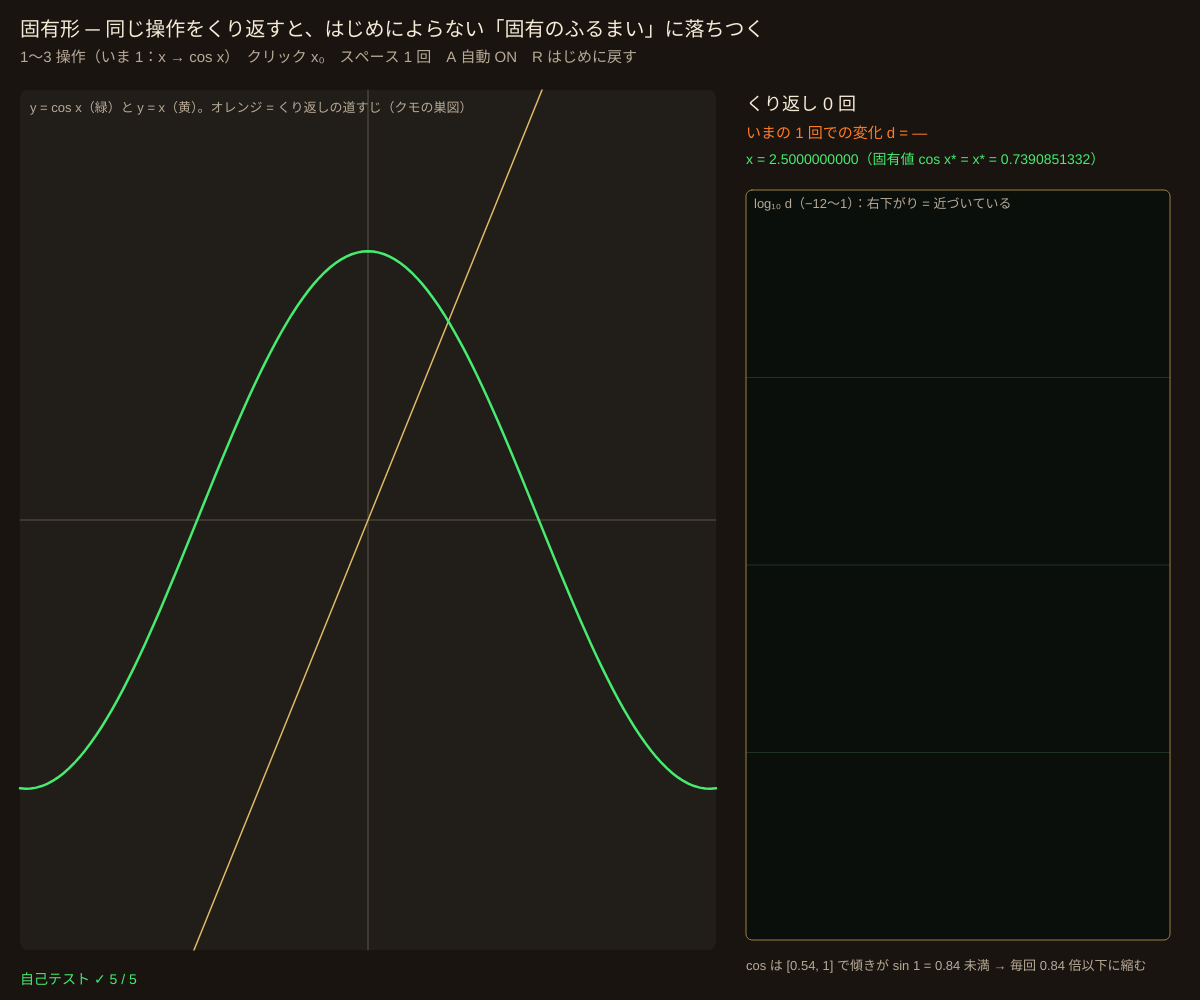
Frame 1 (no input)
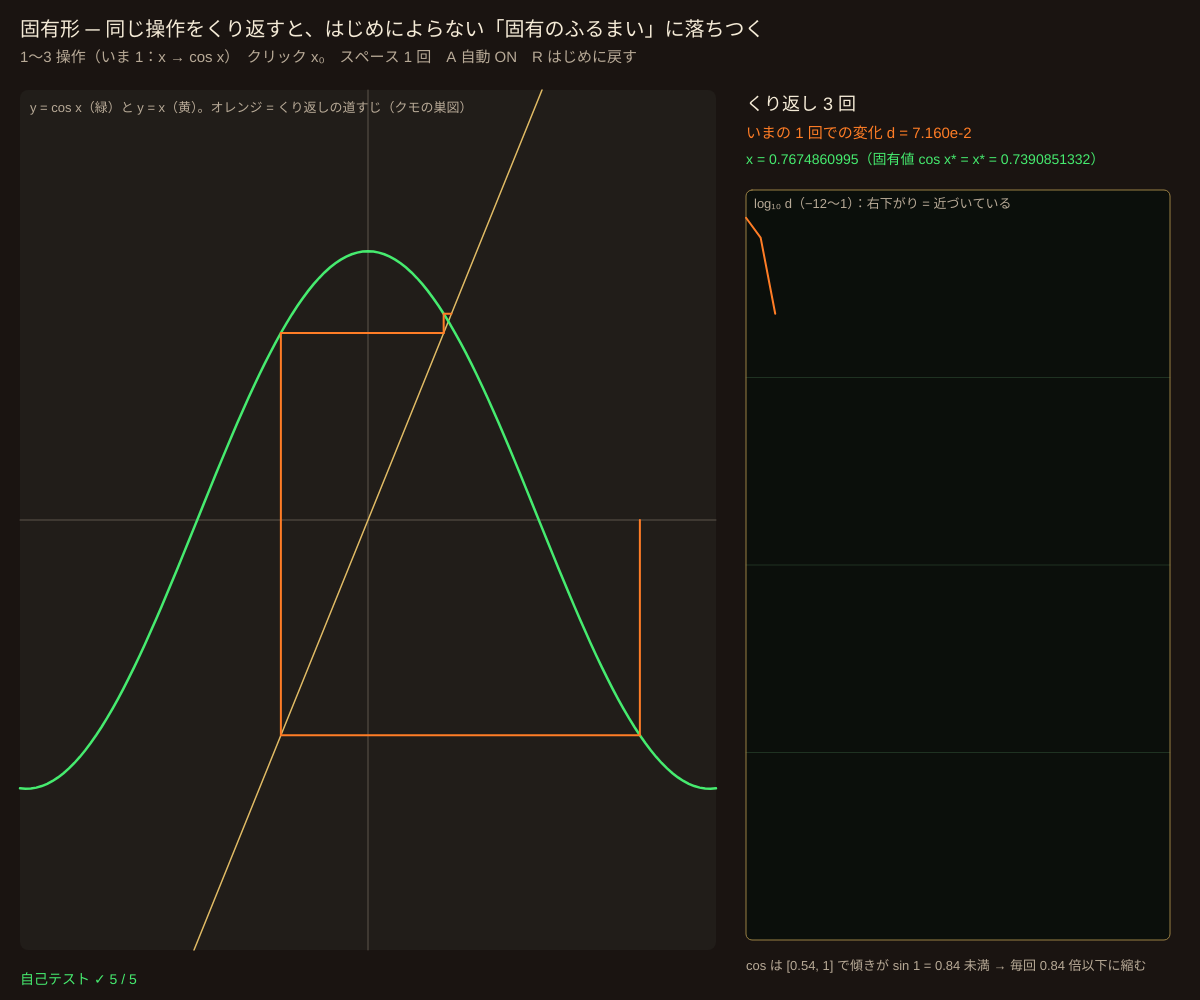
Frame 60 (no input)
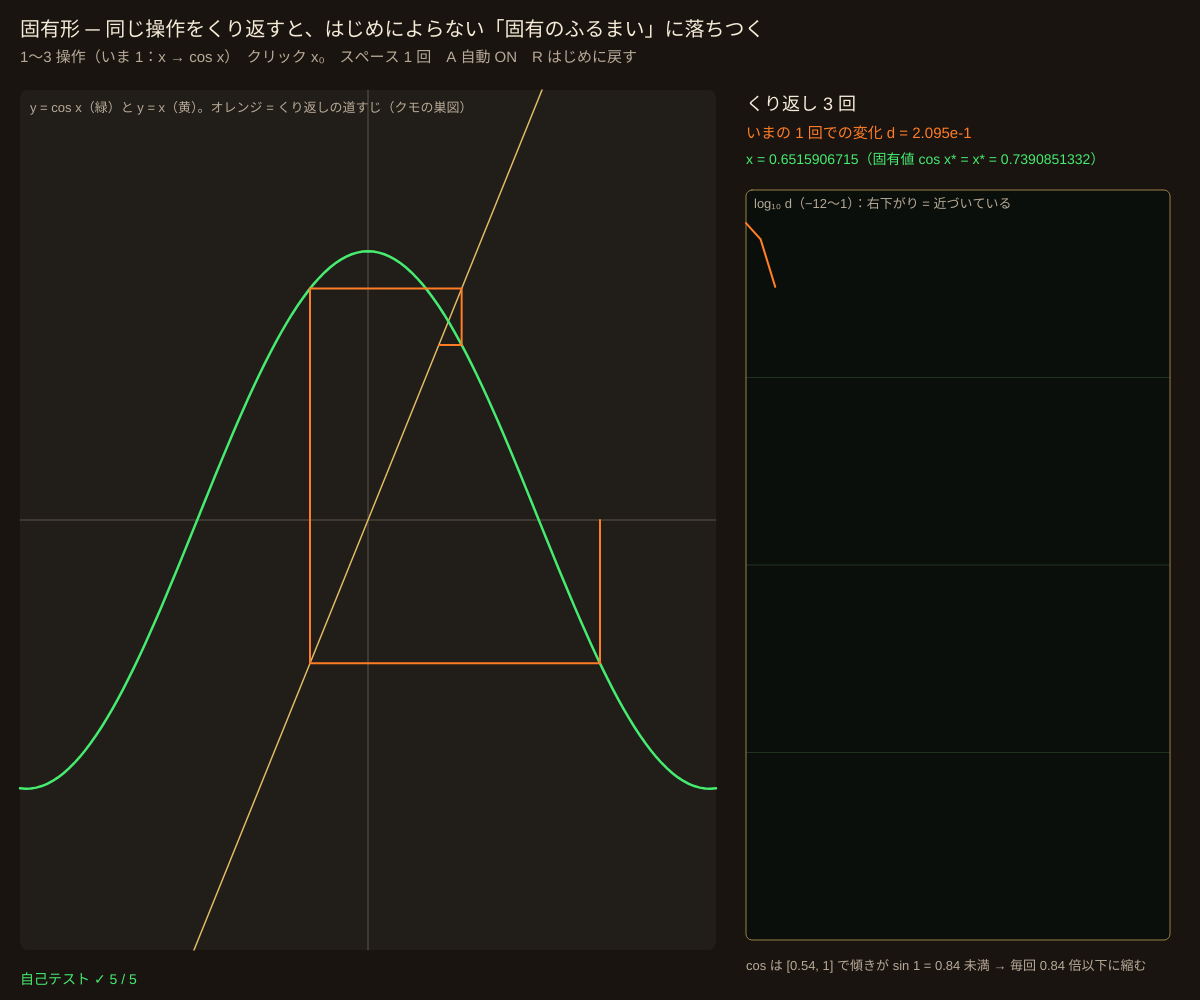
Frame 120 (the mouse pressed at the canvas centre since frame 60)

The p5.js sketch that drew these frames (run headless with seeded random() and noise() and a simulated clock; from frame 60 on, the mouse is pressed at the canvas centre):

// p5.js sketch
// ── sketch.js
// ============================================
// 13 固有形（フォン・フェルスター）
// 同じ操作を、その結果にまたくり返す：x → Op(x) → Op(Op(x)) → … すると、はじめの形によらず決まった「固有のふるまい」に落ちつく
// 1：数 x → cos x（電卓で cos を押し続ける。答えは 0.739085…） 2：形 → となりと平均して大きさをそろえる（だ円になる）
// 3：形 → 半分に縮めた 3 つのコピー（シェルピンスキーの三角形になる）
// 1〜3 = 操作 / ドラッグ = はじめの形を描く（1 ではクリックで x₀） / スペース = 1 回 / A = 自動 / R = はじめに戻す
// ============================================

const NP = 64;            // 形の点の数
let modeSel = 1, x0 = 2.5, xs = [], shape0, cur, dists = [], iter = 0, autoRun = true, drawing = null, gfx, ifsPts;

function setup() {
  createCanvas(windowWidth, windowHeight);
  colorMode(HSB, 360, 100, 100, 100);
  selfTest();
  shape0 = defaultShape();
  restart();
}
function defaultShape() { let s = []; for (let i = 0; i < NP; i++) { let a = (i / NP) * TWO_PI, r = 1 + 0.45 * Math.sin(5 * a) + 0.25 * Math.cos(3 * a); s.push([r * Math.cos(a) + 0.3, 0.7 * r * Math.sin(a)]); } return s; }
function dropGfx() { if (gfx) gfx.remove(); gfx = null; }
function restart() { dropGfx(); iter = 0; dists = []; xs = [x0]; cur = shape0.map((p) => p.slice()); ifsPts = cur.map((p) => [(p[0] + 1.6) / 3.2, (p[1] + 1.6) / 3.2]); }

// ---- 操作 1：x → cos x
function opCos(x) { return Math.cos(x); }
// ---- 操作 2：となり 2 つずつと平均（重み 1:2:2 の 5 点平均）→ 重心を 0、大きさ（RMS 半径）を 1 に
function opSmooth(P) {
  let n = P.length, Q = [];
  for (let i = 0; i < n; i++) { let q = [0, 0]; for (let d = -2; d <= 2; d++) { let p = P[(i + d + n) % n]; q[0] += p[0] / 5; q[1] += p[1] / 5; } Q.push(q); }
  return normalizeShape(Q);
}
function normalizeShape(Q) {
  let cx = 0, cy = 0; for (let q of Q) { cx += q[0] / Q.length; cy += q[1] / Q.length; }
  let r = Math.sqrt(Q.reduce((a, q) => a + (q[0] - cx) ** 2 + (q[1] - cy) ** 2, 0) / Q.length) || 1;
  return Q.map((q) => [(q[0] - cx) / r, (q[1] - cy) / r]);
}
// ---- 操作 3：点の集まりを、半分に縮めて 3 か所へコピー（ハッチンソンの作用素）
const IFS = [[0, 0], [0.5, 0], [0.25, 0.433]];
function opIFS(P) { let out = []; for (let t of IFS) for (let p of P) out.push([p[0] / 2 + t[0], p[1] / 2 + t[1]]); return out; }
// ---- 距離
function rmsDist(P, Q) { let s = 0; for (let i = 0; i < P.length; i++) s += (P[i][0] - Q[i][0]) ** 2 + (P[i][1] - Q[i][1]) ** 2; return Math.sqrt(s / P.length); }
function hausdorff(P, Q) {
  let dir = (A, B) => { let m = 0; for (let a of A) { let best = 1e18; for (let b of B) { let d = (a[0] - b[0]) ** 2 + (a[1] - b[1]) ** 2; if (d < best) best = d; } if (best > m) m = best; } return Math.sqrt(m); };
  return Math.max(dir(P, Q), dir(Q, P));
}
function oneIter() {
  if (modeSel === 1) { let x = xs[xs.length - 1], y = opCos(x); dists.push(Math.abs(y - x)); xs.push(y); if (xs.length > 60) xs.shift(); }
  else if (modeSel === 2) { let n = opSmooth(cur); dists.push(rmsDist(n, cur)); cur = n; }
  else { if (iter >= 7) return; let n = opIFS(ifsPts); dists.push(n.length * ifsPts.length < 3e7 ? hausdorff(n, ifsPts) : NaN); ifsPts = n; dropGfx(); }
  iter++;
}

function draw() {
  background(24, 35, 10);
  if (autoRun && frameCount % (modeSel === 3 ? 40 : modeSel === 1 ? 20 : 2) === 0) oneIter();
  let names = ['', 'x → cos x', '形 → となりと平均 → 大きさをそろえる', '形 → 半分のコピー 3 つ'];
  say('固有形 ─ 同じ操作をくり返すと、はじめによらない「固有のふるまい」に落ちつく', 20, 36, 20);
  say('1〜3 操作（いま ' + modeSel + '：' + names[modeSel] + '）　' + (modeSel === 1 ? 'クリック x₀' : 'ドラッグ 形を描く') + '　スペース 1 回　A 自動 ' + (autoRun ? 'ON' : 'OFF') + '　R はじめに戻す', 20, 62, 15, C_SUB);
  let ax = 20, ay = 90, aw = width * 0.58, ah = height - 140;
  noStroke(); fill(28, 25, 13); rect(ax, ay, aw, ah, 8);
  if (modeSel === 1) drawCobweb(ax, ay, aw, ah);
  else if (modeSel === 2) {
    let sc = Math.min(aw, ah) / 5, cx = ax + aw / 2, cy = ay + ah / 2;
    noFill(); stroke(col(C_SUB, 40)); strokeWeight(1.5); beginShape(); for (let p of normalizeShape(shape0)) vertex(cx + p[0] * sc, cy + p[1] * sc); endShape(CLOSE);
    stroke(col(C_TUBE)); strokeWeight(3); beginShape(); for (let p of cur) vertex(cx + p[0] * sc, cy + p[1] * sc); endShape(CLOSE);
  } else {
    if (!gfx) { gfx = createGraphics(Math.floor(aw), Math.floor(ah)); gfx.background(0, 0); gfx.stroke(255, 140, 40); gfx.strokeWeight(ifsPts.length > 5000 ? 1 : 3); let s = Math.min(aw, ah) * 0.9; for (let p of ifsPts) gfx.point(aw / 2 - s / 2 + p[0] * s, ah / 2 + s * 0.4 - p[1] * s); }
    image(gfx, ax, ay);
  }
  if (drawing && drawing.length > 1) { noFill(); stroke(col(C_SCOPE)); strokeWeight(2); beginShape(); for (let p of drawing) vertex(p[0], p[1]); endShape(); }

  // ---- 距離のグラフ（対数）
  let hx = ax + aw + 30, hy = 110, gw = width - hx - 30;
  say('くり返し ' + iter + ' 回', hx, hy, 18);
  let last = dists[dists.length - 1];
  say('いまの 1 回での変化 d = ' + (Number.isFinite(last) ? last.toExponential(3) : '—'), hx, hy + 28, 15, C_TUBE);
  if (modeSel === 1) say('x = ' + xs[xs.length - 1].toFixed(10) + '（固有値 cos x* = x* = 0.7390851332）', hx, hy + 54, 14, C_SCOPE);
  if (modeSel === 2) say('Fourier で見ると、±1 以外の成分の割合 = ' + nonEllipse(cur).toExponential(2), hx, hy + 54, 14, C_SCOPE);
  if (modeSel === 3) say('点の数 ' + ifsPts.length + '（1 回で 3 倍、7 回まで）　距離 = ハウスドルフ距離', hx, hy + 54, 14, C_SCOPE);
  let gy = hy + 80, gh = height - gy - 60;
  plotFrame(hx, gy, gw, gh, 'log₁₀ d（−12〜1）：右下がり = 近づいている');
  plotLine(dists.map((d) => Math.log10(Math.max(d, 1e-13))), hx, gy, gw, gh, -12, 1, C_TUBE, Math.max(30, dists.length), 2);
  say(modeSel === 1 ? 'cos は [0.54, 1] で傾きが sin 1 = 0.84 未満 → 毎回 0.84 倍以下に縮む' : modeSel === 2 ? '細かいゆれほど速く消え、だ円（いちばんゆるやかな成分）だけが残る' : '1 回ごとに距離は半分以下：はじめの形を忘れて三角形へ', hx, height - 30, 13, C_SUB);
  drawSelfTest();
}
function drawCobweb(ax, ay, aw, ah) {
  let X = (v) => ax + ((v + 3.2) / 6.4) * aw, Y = (v) => ay + ah - ((v + 1.6) / 3.2) * ah;
  stroke(col(C_SUB, 40)); strokeWeight(1); line(X(-3.2), Y(0), X(3.2), Y(0)); line(X(0), Y(-1.6), X(0), Y(1.6));
  stroke(col(C_BRASS)); strokeWeight(1.5); line(X(-1.6), Y(-1.6), X(1.6), Y(1.6));
  noFill(); stroke(col(C_SCOPE)); strokeWeight(2.5); beginShape(); for (let v = -3.2; v <= 3.2; v += 0.05) vertex(X(v), Y(Math.cos(v))); endShape();
  stroke(col(C_TUBE)); strokeWeight(2); noFill(); beginShape();
  vertex(X(xs[0]), Y(0)); for (let i = 0; i + 1 < xs.length; i++) { vertex(X(xs[i]), Y(xs[i + 1])); vertex(X(xs[i + 1]), Y(xs[i + 1])); } endShape();
  say('y = cos x（緑）と y = x（黄）。オレンジ = くり返しの道すじ（クモの巣図）', ax + 10, ay + 22, 13, C_SUB);
}
// だ円以外の成分の割合：Σ_{k ≠ ±1} |c_k|² ÷ Σ |c_k|²（重心 0 なので c_0 = 0）
function nonEllipse(P) {
  let n = P.length, tot = 0, ell = 0;
  for (let k = 0; k < n; k++) {
    let re = 0, im = 0; for (let j = 0; j < n; j++) { let a = (-TWO_PI * k * j) / n, x = P[j][0], y = P[j][1]; re += x * Math.cos(a) - y * Math.sin(a); im += x * Math.sin(a) + y * Math.cos(a); }
    let e = re * re + im * im; tot += e; if (k === 1 || k === n - 1) ell += e;
  }
  return tot > 0 ? 1 - ell / tot : 0;
}

function mousePressed() {
  if (modeSel === 1) { if (mouseX < 20 + width * 0.58 && mouseY > 90) { x0 = clampv(((mouseX - 20) / (width * 0.58)) * 6.4 - 3.2, -3.2, 3.2); restart(); } return; }
  drawing = [[mouseX, mouseY]];
}
function mouseDragged() { if (drawing) drawing.push([mouseX, mouseY]); }
function mouseReleased() {
  if (drawing && drawing.length > 8) { shape0 = resample(drawing.map((p) => [(p[0] - width * 0.3) / 120, (p[1] - height * 0.5) / 120]), NP); restart(); }
  drawing = null;
}
// 描いた線を、長さにそって等間隔の NP 点にする
function resample(path, n) {
  let L = [0]; for (let i = 1; i < path.length; i++) L.push(L[i - 1] + Math.hypot(path[i][0] - path[i - 1][0], path[i][1] - path[i - 1][1]));
  let tot = L[L.length - 1] || 1, out = [], j = 0;
  for (let k = 0; k < n; k++) { let s = (k / n) * tot; while (j < L.length - 2 && L[j + 1] < s) j++; let f = (s - L[j]) / (L[j + 1] - L[j] || 1); out.push([path[j][0] + f * (path[j + 1][0] - path[j][0]), path[j][1] + f * (path[j + 1][1] - path[j][1])]); }
  return out;
}
function keyPressed() {
  if (key === '1' || key === '2' || key === '3') { modeSel = +key; restart(); }
  if (key === ' ') oneIter();
  if (key === 'a' || key === 'A') autoRun = !autoRun;
  if (key === 'r' || key === 'R') restart();
}

// ---- 自己テスト
function selfTest() {
  selfTestResults = [];
  let ok = true;
  for (let s of [0, 1, 3, -2]) { let x = s; for (let k = 0; k < 100; k++) x = opCos(x); if (!near(x, 0.7390851332151607, 1e-12)) ok = false; }
  check('cos を 100 回：x₀ = 0, 1, 3, −2 どれからでも 0.7390851332（誤差 < 1e-12）', ok);
  let x = 3, d = [], mono = true; for (let k = 0; k < 40; k++) { let y = opCos(x); d.push(Math.abs(y - x)); x = y; }
  for (let k = 2; k + 1 < d.length; k++) if (!(d[k + 1] < d[k]) && d[k] > 1e-15) mono = false;
  check('2 回目から先は変化 d が毎回へる（縮小写像）、比は sin 1 = 0.841 以下', mono && d.slice(2, 20).every((v, k) => d[k + 3] <= 0.8415 * v + 1e-15));
  let P = defaultShape(); for (let k = 0; k < 600; k++) P = opSmooth(P);
  check('平均の操作を 600 回：どんな形もだ円に（だ円以外の成分 ' + nonEllipse(P).toExponential(1) + ' < 1e-6）', nonEllipse(P) < 1e-6);
  let Q = normalizeShape(defaultShape());
  check('大きさをそろえる：重心 0、RMS 半径 1', near(Q.reduce((a, q) => a + q[0], 0), 0, 1e-12) && near(Math.sqrt(Q.reduce((a, q) => a + q[0] ** 2 + q[1] ** 2, 0) / NP), 1, 1e-12));
  let A = defaultShape().slice(0, 16).map((p) => [(p[0] + 1.6) / 3.2, (p[1] + 1.6) / 3.2]), h = [];
  for (let k = 0; k < 4; k++) { let B = opIFS(A); h.push(hausdorff(B, A)); A = B; }
  check('3 つのコピー：ハウスドルフ距離が毎回半分以下（' + h.map((v) => v.toFixed(3)).join(' → ') + '）', h.every((v, k) => k === 0 || v <= h[k - 1] / 2 + 1e-12));
  reportSelfTest();
}

// ---------- やってみよう ----------
// 1. 1 でクリックして x₀ をいろいろ変えよう。いつも同じ数に落ちつく？ 電卓で cos を押し続けても確かめられる（ラジアンで）
// 2. 2 でぐちゃぐちゃな形を描いてみよう。最後のだ円の形は、描いた形の何で決まる？
// 3. 3 で丸・線・文字を描いても、最後は同じ三角形になる？「はじめの形を忘れる」とはどういうこと？
// 4. IFS の 3 つの位置を 4 つに変えると、固有形はどうなる？
// 5. フォン・フェルスターは「ものとは、くり返しの固有のふるまいである」と考えた。言葉や習慣で同じことが起きる例は？


// ==================================================
// ここから下は「サイバネティクスの道具」（中身は読まなくても OK。消さないでね）
// ==================================================
function clampv(v, a, b) { return v < a ? a : v > b ? b : v; }
function fin(v, d) { return Number.isFinite(v) ? v : d; }        // NaN・Infinity なら d にもどす
// 決まった種（seed）から毎回同じ乱数列（0〜1）を出す。自己テストをいつも同じにするため
function makeRng(seed) {
  let a = seed >>> 0;
  return () => { a = (a + 0x6d2b79f5) >>> 0; let t = a; t = Math.imul(t ^ (t >>> 15), t | 1); t ^= t + Math.imul(t ^ (t >>> 7), t | 61); return ((t ^ (t >>> 14)) >>> 0) / 4294967296; };
}

// ---- 画面の道具（色は [色相, 彩度, 明るさ] の配列）
const C_TXT = [40, 12, 96], C_SUB = [35, 18, 72], C_SCOPE = [135, 70, 92], C_TUBE = [24, 85, 100], C_BRASS = [42, 55, 88], C_ALARM = [0, 80, 100];
function col(c, a) { return color(c[0], c[1], c[2], a === undefined ? 100 : a); }
function say(s, x, y, size, c) { noStroke(); fill(col(c || C_TXT)); textSize(size || 15); text(s, x, y); }
// オシロスコープ風の枠
function plotFrame(x, y, w, h, title) {
  noStroke(); fill(130, 40, 6, 90); rect(x, y, w, h, 6);
  stroke(130, 40, 40, 40); strokeWeight(1);
  for (let k = 1; k < 4; k++) line(x, y + (h * k) / 4, x + w, y + (h * k) / 4);
  noFill(); stroke(C_BRASS[0], C_BRASS[1], 60); rect(x, y, w, h, 6);
  if (title) say(title, x + 8, y + 18, 13, C_SUB);
}
// arr の値を lo〜hi の範囲で、枠 (x, y, w, h) に折れ線で描く（n = 横に並べる点の数）
function plotLine(arr, x, y, w, h, lo, hi, c, n, wt) {
  if (!arr || arr.length < 2) return;
  n = n || arr.length;
  stroke(col(c)); strokeWeight(wt || 2); noFill();
  beginShape();
  for (let i = 0; i < arr.length; i++) vertex(x + (i / (n - 1)) * w, y + h - clampv((fin(arr[i], lo) - lo) / (hi - lo), 0, 1) * h);
  endShape();
}
function hLine(v, x, y, w, h, lo, hi, c) {   // グラフの中の水平線（目標値など）
  let yy = y + h - clampv((v - lo) / (hi - lo), 0, 1) * h;
  stroke(col(c, 70)); strokeWeight(1); drawingContext.setLineDash([6, 5]); line(x, yy, x + w, yy); drawingContext.setLineDash([]);
}
// ブロック図の箱（名前と今の値）
function blockBox(x, y, w, h, name, val, c) {
  stroke(col(c || C_BRASS)); strokeWeight(2); fill(25, 40, 16); rect(x, y, w, h, 8);
  noStroke(); fill(col(C_TXT)); textAlign(CENTER, CENTER); textSize(15); text(name, x + w / 2, y + h / 2 - (val === undefined ? 0 : 10));
  if (val !== undefined) { fill(col(c || C_TUBE)); textSize(14); text(val, x + w / 2, y + h / 2 + 12); }
  textAlign(LEFT, BASELINE);
}
// 信号の矢印：点が流れて「ループを回る」ようすを見せる（phase = 0〜1）
function flowArrow(x1, y1, x2, y2, c, phase, label) {
  stroke(col(c)); strokeWeight(2); line(x1, y1, x2, y2);
  let a = Math.atan2(y2 - y1, x2 - x1);
  noStroke(); fill(col(c)); triangle(x2, y2, x2 - 11 * Math.cos(a - 0.4), y2 - 11 * Math.sin(a - 0.4), x2 - 11 * Math.cos(a + 0.4), y2 - 11 * Math.sin(a + 0.4));
  for (let k = 0; k < 3; k++) { let f = (phase + k / 3) % 1; circle(x1 + (x2 - x1) * f, y1 + (y2 - y1) * f, 6); }
  if (label) { fill(col(C_SUB)); textSize(13); text(label, (x1 + x2) / 2 + 6, (y1 + y2) / 2 - 6); }
}

// ---- 自己テストの道具
let selfTestResults = [];
function check(name, cond) { selfTestResults.push({ name, ok: !!cond }); }
function near(a, b, tol) { return Number.isFinite(a) && Math.abs(a - b) <= (tol === undefined ? 1e-9 : tol); }
function reportSelfTest() { for (let r of selfTestResults) (r.ok ? console.log : console.error)((r.ok ? '✓ ' : '✗ ') + r.name); }
function selfTestLine() { let n = selfTestResults.filter((r) => r.ok).length; return '自己テスト ' + (n === selfTestResults.length ? '✓ ' : '✗ ') + n + ' / ' + selfTestResults.length; }
function drawSelfTest() { say(selfTestLine(), 20, height - 16, 14, selfTestResults.every((r) => r.ok) ? C_SCOPE : C_ALARM); }
